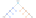

gnuplot code for this plot:
#
# FINGER TREE
#
WIDTH  = 36
HEIGHT = 18

load "docs/plots/figures/graph.gnuplot"
load "docs/plots/components.gnuplot"
load "docs/plots/colors.gnuplot"

COLOR_1 = BLUE
COLOR_2 = ORANGE
COLOR_3 = CYAN

X_OFFSET = 0
Y_OFFSET = 1

# ROOT
eval node(18,   2, COLOR_3)
eval text(18,   2, "D", BLACK)

# LEFT SPINE
eval text( 7,  13, "A", BLACK)
eval text(10,  10, "B", BLACK)
eval text(13,   7, "C", BLACK)

eval node(13,   7, COLOR_1)
eval node(10,  10, COLOR_1)
eval node( 7,  13, COLOR_1)

eval link(7,  13,  10, 10, 1, 1, BLACK)
eval link(10, 10,  13,  7, 1, 1, BLACK)

# RIGHT SPINE
eval text(23,  7,  "E", BLACK)
eval text(26, 10,  "F", BLACK)
eval text(29, 13,  "G", BLACK)

eval node(23,  7,  COLOR_2)
eval node(26, 10,  COLOR_2)
eval node(29, 13,  COLOR_2)

eval link(26, 10, 23,  7, 1, 1, BLACK)
eval link(29, 13, 26, 10, 1, 1, BLACK)

# LEFT SPINE INTERIOR
eval link(14-1, 8-1, 15+1,  9+1, 1, 1, COLOR_1)
eval link(11-1, 11-1, 12+1, 12+1, 1, 1, COLOR_1)
eval link(8-1, 14-1, 9+1,  15+1, 1, 1, COLOR_1)

eval tree(10, 16, COLOR_1)
eval tree(13, 13, COLOR_1)
eval tree(16, 10, COLOR_1)

# RIGHT SPINE INTERIOR
eval link(22+1,  8-1, 21-1,  9+1, 1, 1, COLOR_2)
eval link(25+1, 11-1, 24-1, 12+1, 1, 1, COLOR_2)
eval link(28+1, 14-1, 27-1, 15+1, 1, 1, COLOR_2)

eval tree(20, 10, COLOR_2)
eval tree(23, 13, COLOR_2)
eval tree(26, 16, COLOR_2)

# ROOT REFERENCES
eval link(13, 7, 18, 2, 0, 3, BLACK)
eval link(23, 7, 18, 2, 0, 3, BLACK)

eval link(4, 16,  7, 13, 1, 1, BLACK)
eval link(32, 16, 29, 13, 1, 1, BLACK)

# LABELS
eval text( 4, 16, "HEAD", BLACK)
eval text(32, 16, "TAIL", BLACK)
eval text(18,  0, "ROOT", BLACK)

plot NaN notitle
